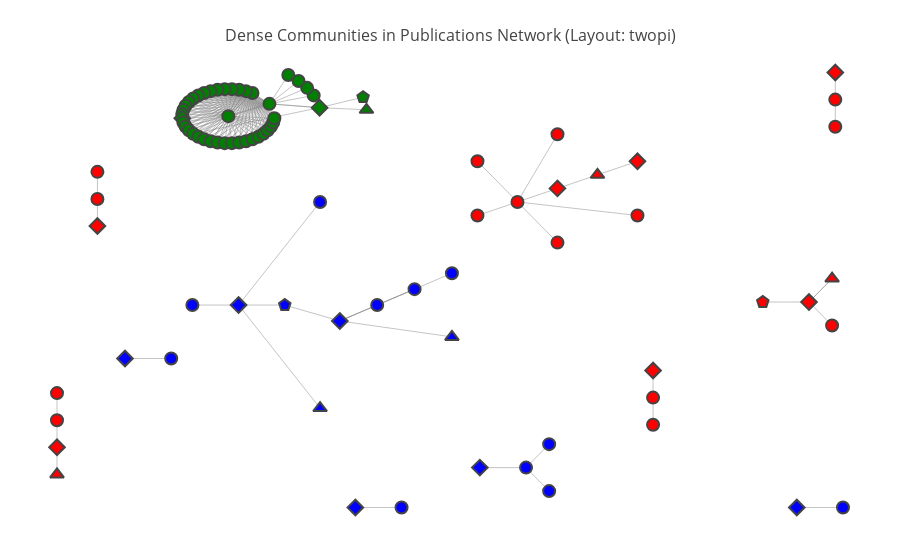

Here is the notebook cell this chart was saved with:
### Markdown cell above
### Community #2

### Code cell
# apply flink community detection   
visual.community_detection(community_colors=community_colors,
                           result_path="/community_2")

### Figure 1 — Plotly figure (JSON) as saved in the notebook; plotly's stock layout.template omitted (floating-point values rounded to 4 significant figures; data arrays with more than 128 entries replaced by an {"elided": "..."} marker saying what was removed)
{"data": [{"hoverinfo": "none", "line": {"color": "#888", "width": 0.5}, "mode": "lines", "type": "scatter", "uid": "ec17ec76-94d9-4727-926d-d86832fd5345", "x": {"elided": "600 float values"}, "y": {"elided": "600 float values"}}, {"hoverinfo": "text", "marker": {"color": ["red", "red", "green", "green", "blue", "blue", "green", "green", "green", "green", "red", "red", "red", "blue", "blue", "green", "green", "blue", "blue", "green", "red", "red", "red", "red", "blue", "red", "red", "green", "green", "green", "red", "red", "red", "green", "green", "green", "green", "green", "blue", "green", "red", "red", "green", "green", "green", "green", "green", "green", "green", "red", "blue", "red", "blue", "blue", "blue", "blue", "green", "red", "green", "blue", "green", "green", "green", "blue", "red", "green", "red", "red", "green", "red", "green", "green", "green", "green", "red", "blue", "blue", "red", "red", "blue", "blue", "green", "green", "green", "green", "green", "green", "green", "blue"], "line": {"width": 2}, "size": 12, "symbol": ["triangle-up", "diamond", "circle", "diamond", "circle", "diamond", "circle", "circle", "circle", "circle", "pentagon", "circle", "diamond", "circle", "circle", "circle", "circle", "diamond", "circle", "circle", "circle", "diamond", "triangle-up", "diamond", "pentagon", "circle", "circle", "circle", "circle", "circle", "circle", "circle", "circle", "circle", "circle", "circle", "circle", "circle", "triangle-up", "circle", "circle", "circle", "circle", "diamond", "circle", "circle", "circle", "circle", "circle", "circle", "circle", "circle", "circle", "diamond", "diamond", "triangle-up", "triangle-up", "circle", "pentagon", "circle", "circle", "circle", "circle", "circle", "diamond", "circle", "circle", "circle", "circle", "diamond", "circle", "circle", "circle", "circle", "circle", "circle", "diamond", "diamond", "triangle-up", "circle", "diamond", "circle", "circle", "circle", "circle", "circle", "circle", "circle", "circle"]}, "mode": "markers", "text": ["VENUE<br>computers  mathematics with applications", "PAPER<br>a possible scheme for classifying phase transitions in the generalized entropy spectrum of a nonhyperbolic system", "AUTHOR<br>d w kurtz", "PAPER<br>a search for rapid pulsations among nine luminous ap stars", "AUTHOR<br>b v paranjape", "PAPER<br>a simple theory of mobility for ions in gases", "AUTHOR<br>conny aerts", "AUTHOR<br>david g koch", "AUTHOR<br>david w latham", "AUTHOR<br>dennis stello", "PUBLISHER<br>elsevier", "AUTHOR<br>christopher j l silwood", "PAPER<br>examination of the molecular nature of lowmolecularmass chromiumiii ions in isolated osteoarthritic kneejoint synovial fluid", "AUTHOR<br>a n sadkov", "AUTHOR<br>g g urushadze", "AUTHOR<br>g handler", "AUTHOR<br>g mathys", "PAPER<br>an extended numerical procedure for predicting microstructure and microsegregation of multicomponent alloys", "AUTHOR<br>h e exner", "AUTHOR<br>h kjeldsen", "AUTHOR<br>dennis e grady", "PAPER<br>impact fragmentation of highvelocity compact projectiles on thin plates a physical and statistical characterization of fragment debris", "VENUE<br>chemical engineering journal", "PAPER<br>influence of acid activation on adsorption of niii and cuii on kaolinite and montmorillonite  kinetic and thermodynamic study", "PUBLISHER<br>iop publishing", "AUTHOR<br>bc young", "AUTHOR<br>iw smith", "AUTHOR<br>j c surez", "AUTHOR<br>j d riley", "AUTHOR<br>j debosscher", "AUTHOR<br>j parisi", "AUTHOR<br>carol j miller", "AUTHOR<br>jai young lee", "AUTHOR<br>jason f rowe", "AUTHOR<br>jason h steffen", "AUTHOR<br>jon m jenkins", "AUTHOR<br>jorgen christensendalsgaard", "AUTHOR<br>joris de ridder", "VENUE<br>journal of physics d", "AUTHOR<br>joyce ann guzik", "AUTHOR<br>a naeem", "AUTHOR<br>k h shah", "AUTHOR<br>katrien kolenberg", "PAPER<br>kepler asteroseismology program introduction and first results", "AUTHOR<br>l a balona", "AUTHOR<br>l l kiss", "AUTHOR<br>l m freyhammer", "AUTHOR<br>m j p f g monteiro", "AUTHOR<br>m s cunha", "AUTHOR<br>m waseem", "AUTHOR<br>markus rettenmayr", "AUTHOR<br>martin grootveld", "AUTHOR<br>d v osborne", "PAPER<br>measurement of the vapour velocity near the surface of liquid helium ii", "PAPER<br>metamagnetic soft mode in double sublattice antiferromagnets i phase diagram and spectrum", "VENUE<br>modelling and simulation in materials science and engineering", "VENUE<br>monthly notices of the royal astronomical society", "AUTHOR<br>nancy a winfree", "PUBLISHER<br>oxford university press", "AUTHOR<br>p v panat", "AUTHOR<br>peter de cat", "AUTHOR<br>pierreolivier quirion", "AUTHOR<br>r szab", "AUTHOR<br>r teshima", "PAPER<br>response of landfill clay liners to extended periods of freezing", "AUTHOR<br>ronald l gilliland", "AUTHOR<br>s mustafa", "AUTHOR<br>samad yar hussain", "AUTHOR<br>sarbani basu", "PAPER<br>selective sorption of cadmium by mixed oxides of iron and silicon", "AUTHOR<br>steven d kawaler", "AUTHOR<br>t appourchaux", "AUTHOR<br>t arentoft", "AUTHOR<br>t s metcalfe", "AUTHOR<br>tauqeer ahmad", "AUTHOR<br>a a watson", "PAPER<br>the capacitance of a system of concentric spheres", "PAPER<br>the combustion of loy yang brown coal char", "VENUE<br>combustion and flame", "AUTHOR<br>a g mclellan", "PAPER<br>the quantum theory of elastic constants", "AUTHOR<br>timothy m brown", "AUTHOR<br>timothy r bedding", "AUTHOR<br>v g elkin", "AUTHOR<br>w j chaplin", "AUTHOR<br>william j borucki", "AUTHOR<br>y elsworth", "AUTHOR<br>yoji kondo", "AUTHOR<br>yu m gufan"], "type": "scatter", "uid": "347e9903-6031-4dd7-b0d4-3c77f57d9957", "x": [1376.0, 1340.0, 498.9, 577.0, 725.0, 608.5, 434.7, 472.4, 462.3, 451.5, 1268.0, 1381.0, 1381.0, 898.7, 934.7, 440.4, 567.8, 450.7, 577.7, 429.1, 1097.0, 1097.0, 1010.0, 1072.0, 522.7, 167.7, 167.7, 417.9, 557.5, 407.2, 1376.0, 230.7, 230.7, 397.1, 388.0, 380.0, 373.3, 368.2, 783.2, 364.7, 885.4, 947.7, 362.9, 362.9, 364.7, 368.2, 544.2, 373.3, 380.0, 823.0, 378.7, 1381.0, 1393.0, 1321.0, 826.7, 577.7, 650.1, 1097.0, 644.8, 666.7, 388.0, 397.1, 407.2, 783.2, 230.7, 417.9, 823.0, 947.7, 429.1, 947.7, 440.4, 451.5, 462.3, 472.4, 1072.0, 345.7, 273.7, 167.7, 167.7, 704.7, 632.7, 481.5, 489.5, 528.2, 496.1, 501.2, 504.7, 506.5, 934.7], "y": [626.4, 564, 1091.0, 1080.0, 598.3, 513.7, 1058, 1119.0, 1124.0, 1128, 564, 1102, 1174, 124, 186.3, 1130.0, 1113.0, 556, 829.9, 1130.0, 310, 382, 902, 938, 556, 250, 322, 1128, 1133.0, 1124.0, 501.6, 838, 910, 1119.0, 1113.0, 1105.0, 1096.0, 1086.0, 471.4, 1075.0, 830, 1010, 1064.0, 1052.0, 1041.0, 1030.0, 1152.0, 1020.0, 1011.0, 938, 556, 1030, 18, 18, 124, 282.1, 1075.0, 238, 1108.0, 556, 1003.0, 996.6, 991.5, 640.6, 766, 988.0, 794, 722, 986.2, 866, 986.2, 988.0, 991.5, 996.6, 794, 414, 414, 178, 106, 18, 18, 1003.0, 1011.0, 1168.0, 1020.0, 1030.0, 1041.0, 1052.0, 61.65]}], "layout": {"hovermode": "closest", "margin": {"b": 20, "l": 5, "r": 5, "t": 40}, "showlegend": false, "title": {"font": {"size": 16}, "text": "<br>Dense Communities in Publications Network (Layout: twopi)"}, "xaxis": {"showgrid": false, "showticklabels": false, "zeroline": false}, "yaxis": {"showgrid": false, "showticklabels": false, "zeroline": false}}}
